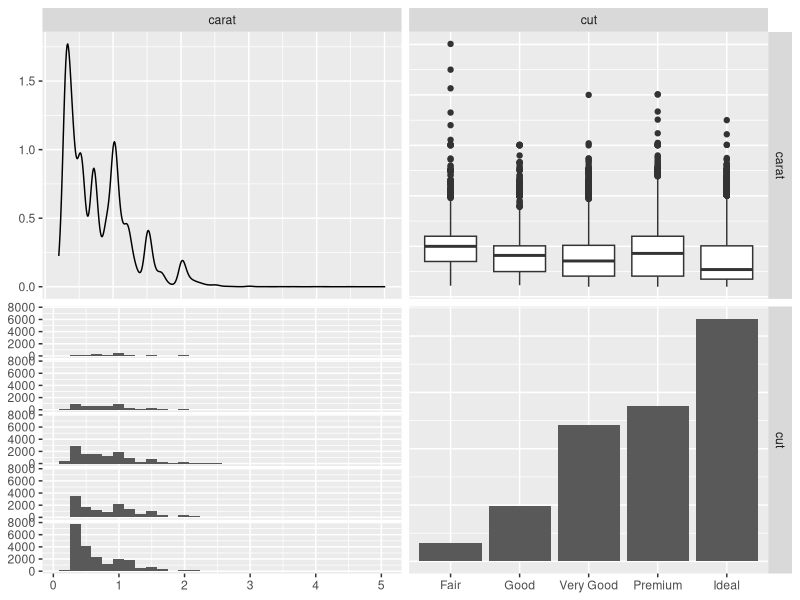
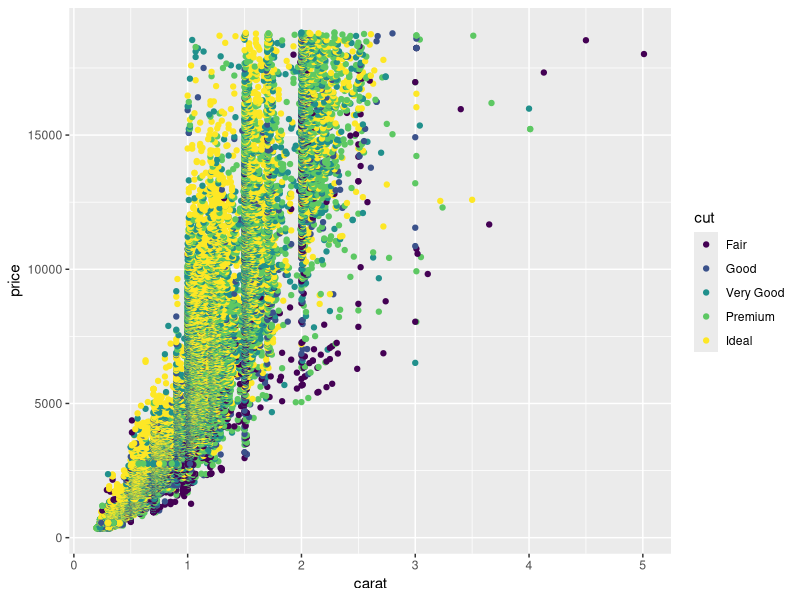
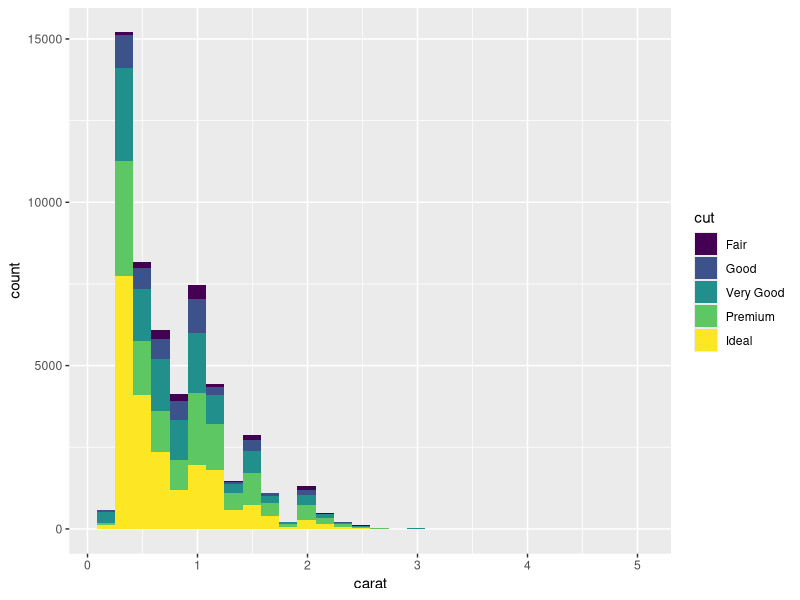

The R script that drew these images, in order:
## ---- chunk 1
# libraries

library(tidyverse)
library(GGally)
library(skimr)

## ---- chunk 2
#print summry stats of diamonds dtaset
names(diamonds)
dim(diamonds)
summary(diamonds)
head(diamonds)
tail(diamonds)
skimr::skim(diamonds)

## ---- chunk 3
# chaos
ggpairs(diamonds, columns = 1:2)

## ---- chunk 4
# scatterplot
ggplot(data = diamonds, aes(x = carat, y = price, color = cut)) + geom_point()
## ---- chunk 5
# histogram
ggplot(data = diamonds, aes(x = carat, fill = cut)) + geom_histogram()
